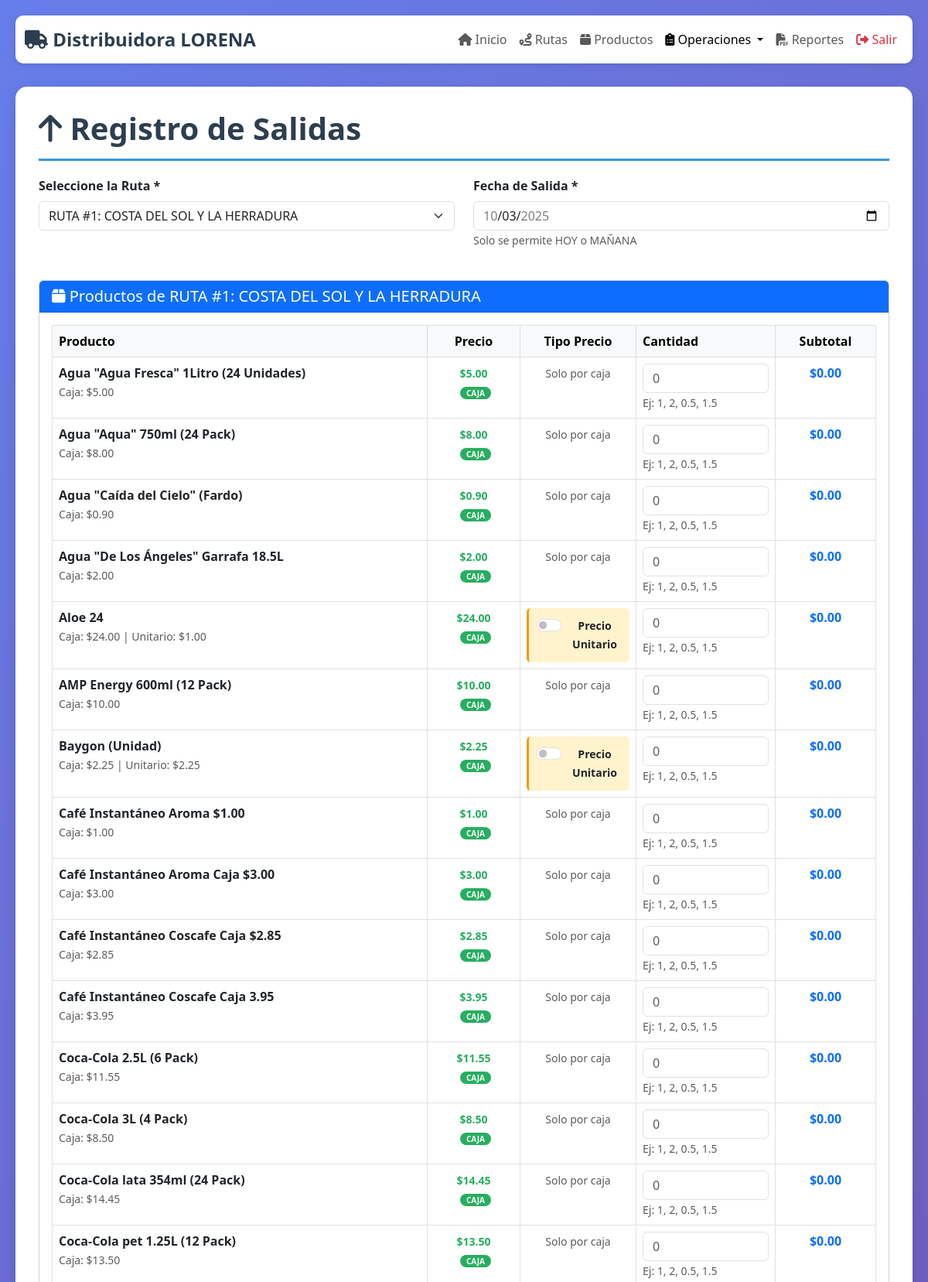
The app's page /salidas.php?ruta=1 (signed in, upper part) with its own data.
### tables this page shows
CREATE TABLE rutas (
    id INT AUTO_INCREMENT PRIMARY KEY,
    nombre VARCHAR(100) NOT NULL,
    descripcion TEXT,
    activo TINYINT(1) DEFAULT 1,
    fecha_creacion TIMESTAMP DEFAULT CURRENT_TIMESTAMP
);

CREATE TABLE productos (
    id INT AUTO_INCREMENT PRIMARY KEY,
    nombre VARCHAR(200) NOT NULL,
    precio_caja DECIMAL(10,2) NOT NULL DEFAULT 1.00,
    precio_unitario DECIMAL(10,2) NULL DEFAULT NULL,
    tipo ENUM('Big Cola', 'Varios', 'Ambos') NOT NULL,
    activo TINYINT(1) DEFAULT 1,
    fecha_creacion TIMESTAMP DEFAULT CURRENT_TIMESTAMP
);

### salidas.php (the view, shortened to what the rows shown need)
<?php
require_once 'includes/functions.php';
$conn = getConnection();
$ruta_id = isset($_GET['ruta']) ? intval($_GET['ruta']) : 0;
$fecha_seleccionada = isset($_GET['fecha']) ? $_GET['fecha'] : date('Y-m-d');
$salidas_existentes = [];
$precios_unitarios_usados = [];
$productos_ruta = [];
$nombre_ruta = '';
$puede_registrar = false;
if ($ruta_id > 0 && !empty($fecha_seleccionada)) {
    $puede_registrar = puedeRegistrarSalida($conn, $ruta_id, $fecha_seleccionada);
    $stmt = $conn->prepare("SELECT nombre FROM rutas WHERE id = ? AND activo = 1");
    $stmt->bind_param("i", $ruta_id);
    $stmt->execute();
    $result = $stmt->get_result();
    if ($row = $result->fetch_assoc()) {
        $nombre_ruta = $row['nombre'];
    }
    $productos_ruta = obtenerProductosParaRuta($conn, $ruta_id);
}
?>
<!DOCTYPE html>
<html lang="es">
<head>
    <link href="https://cdn.jsdelivr.net/npm/bootstrap@5.3.0/dist/css/bootstrap.min.css" rel="stylesheet">
    <link rel="stylesheet" href="https://cdnjs.cloudflare.com/ajax/libs/font-awesome/6.4.0/css/all.min.css">
    <link rel="stylesheet" href="assets/css/custom.css">
</head>
<body>
    <div class="dashboard-container">
        <div class="content-card">
            <h1 class="page-title">
                <i class="fas fa-arrow-up"></i> Registro de Salidas
            </h1>
            <?php if ($ruta_id > 0 && !empty($fecha_seleccionada)): ?>
                <?php if (!$puede_registrar): ?>
                    <div class="alert alert-danger text-center">
                        <i class="fas fa-ban fa-3x mb-3"></i>
                        <h5>No se puede registrar salida</h5>
                        <?php if ($fecha_seleccionada === date('Y-m-d') && rutaCompletaHoy($conn, $ruta_id, $fecha_seleccionada)): ?>
                            <p>Esta ruta ya completó <strong>todos sus registros del día</strong> (salida, recarga y retorno).</p>
                            <p>No se permiten más registros para hoy. Puede registrar salidas para mañana.</p>
                        <?php else: ?>
                            <p>Ya existe una salida registrada para esta ruta en esta fecha.</p>
                        <?php endif; ?>
                    </div>
                <?php else: ?>
                    <form method="POST" id="formSalidas">
                        <div class="card mb-4">
                            <div class="card-header bg-primary text-white">
                                <h5 class="mb-0">
                                    <i class="fas fa-box"></i> Productos de <?php echo $nombre_ruta; ?>
                                </h5>
                            </div>
                            <div class="card-body">
                                <div class="table-responsive">
                                    <table class="table table-bordered">
                                        <thead class="table-light">
                                            <tr>
                                                <th>Producto</th>
                                                <th width="120" class="text-center">Precio</th>
                                                <th width="150" class="text-center">Tipo Precio</th>
                                                <th width="180">Cantidad</th>
                                                <th width="130" class="text-center">Subtotal</th>
                                            </tr>
                                        </thead>
                                        <tbody>
                                            <?php
                                            $productos_ruta->data_seek(0);
                                            while ($producto = $productos_ruta->fetch_assoc()):
                                                $cantidad_existente = isset($salidas_existentes[$producto['id']]) ? $salidas_existentes[$producto['id']] : 0;
                                                $usa_unitario_existente = isset($precios_unitarios_usados[$producto['id']]) ? $precios_unitarios_usados[$producto['id']] : false;
                                                $tiene_precio_unitario = $producto['precio_unitario'] !== null;
                                            ?>
                                                <tr>
                                                    <td>
                                                        <strong><?php echo $producto['nombre']; ?></strong>
                                                        <br>
                                                        <small class="text-muted">
                                                            Caja: <?php echo formatearDinero($producto['precio_caja']); ?>
                                                            <?php if ($tiene_precio_unitario): ?>
                                                                | Unitario: <?php echo formatearDinero($producto['precio_unitario']); ?>
                                                            <?php endif; ?>
                                                        </small>
                                                    </td>
                                                    <td class="text-center">
                                                        <span class="precio-actual" id="precio_display_<?php echo $producto['id']; ?>"
                                                              data-precio-caja="<?php echo $producto['precio_caja']; ?>"
                                                              data-precio-unitario="<?php echo $producto['precio_unitario'] ?? 0; ?>">
                                                            <?php
                                                            $precio_mostrar = $usa_unitario_existente && $tiene_precio_unitario ? $producto['precio_unitario'] : $producto['precio_caja'];
                                                            echo formatearDinero($precio_mostrar);
                                                            ?>
                                                        </span>
                                                        <br>
                                                        <span class="badge badge-precio-tipo <?php echo $usa_unitario_existente ? 'badge-unitario' : 'badge-caja'; ?>"
                                                              id="badge_tipo_<?php echo $producto['id']; ?>">
                                                            <?php echo $usa_unitario_existente ? 'UNITARIO' : 'CAJA'; ?>
                                                        </span>
                                                    </td>
                                                    <td class="text-center">
                                                        <?php if ($tiene_precio_unitario): ?>
                                                            <div class="precio-unitario-switch <?php echo $usa_unitario_existente ? 'active' : ''; ?>"
                                                                 id="switch_container_<?php echo $producto['id']; ?>">
                                                                <div class="form-check form-switch">
                                                                    <input class="form-check-input"
                                                                           type="checkbox"
                                                                           name="usar_precio_unitario[<?php echo $producto['id']; ?>]"
                                                                           id="switch_<?php echo $producto['id']; ?>"
                                                                           data-producto-id="<?php echo $producto['id']; ?>"
                                                                           onchange="cambiarTipoPrecio(<?php echo $producto['id']; ?>)"
                                                                           <?php echo $usa_unitario_existente ? 'checked' : ''; ?>>
                                                                    <label class="form-check-label" for="switch_<?php echo $producto['id']; ?>">
                                                                        <small><strong>Precio Unitario</strong></small>
                                                                    </label>
                                                                </div>
                                                            </div>
                                                        <?php else: ?>
                                                            <small class="text-muted">Solo por caja</small>
                                                        <?php endif; ?>
                                                    </td>
                                                    <td>
                                                        <input type="number"
                                                               class="form-control cantidad-input"
                                                               name="productos[<?php echo $producto['id']; ?>]"
                                                               id="cantidad_<?php echo $producto['id']; ?>"
                                                               data-producto-id="<?php echo $producto['id']; ?>"
                                                               value="<?php echo $cantidad_existente > 0 ? $cantidad_existente : ''; ?>"
                                                               step="<?php echo $usa_unitario_existente ? '1' : '0.5'; ?>"
                                                               min="0"
                                                               placeholder="0"
                                                               onchange="validarCantidadInput(this); calcularSubtotal(<?php echo $producto['id']; ?>);"
                                                               onkeyup="calcularSubtotal(<?php echo $producto['id']; ?>);">
                                                        <small class="text-muted cantidad-hint" id="hint_<?php echo $producto['id']; ?>">
                                                            <?php echo $usa_unitario_existente ? 'Solo enteros: 1, 2, 3...' : 'Ej: 1, 2, 0.5, 1.5'; ?>
                                                        </small>
                                                    </td>
                                                    <td class="text-center">
                                                        <span class="subtotal fw-bold text-primary" id="subtotal_<?php echo $producto['id']; ?>">
                                                            <?php
                                                            $precio_calc = $usa_unitario_existente && $tiene_precio_unitario ? $producto['precio_unitario'] : $producto['precio_caja'];
                                                            echo formatearDinero($cantidad_existente * $precio_calc);
                                                            ?>
                                                        </span>
                                                    </td>
                                                </tr>
                                            <?php endwhile; ?>
                                        </tbody>
                                    </table>
                                </div>
                            </div>
                        </div>
                    </form>
                <?php endif; ?>
            <?php endif; ?>
        </div>
    </div>
</body>
</html>

### records on screen
rutas: nombre "RUTA #1: COSTA DEL SOL Y LA HERRADURA"
productos: nombre "Agua \"Agua Fresca\" 1Litro (24 Unidades)", precio_caja "$5.00", formatearDinero($precio_mostrar) "$5.00", shows "CAJA", shows "Solo por caja", shows "Ej: 1, 2, 0.5, 1.5", formatearDinero($cantidad_existente * $precio_calc) "$0.00"
productos: nombre "Agua \"Aqua\" 750ml (24 Pack)", precio_caja "$8.00", formatearDinero($precio_mostrar) "$8.00", shows "CAJA", shows "Solo por caja", shows "Ej: 1, 2, 0.5, 1.5", formatearDinero($cantidad_existente * $precio_calc) "$0.00"
productos: nombre "Agua \"Caída del Cielo\" (Fardo)", precio_caja "$0.90", formatearDinero($precio_mostrar) "$0.90", shows "CAJA", shows "Solo por caja", shows "Ej: 1, 2, 0.5, 1.5", formatearDinero($cantidad_existente * $precio_calc) "$0.00"
productos: nombre "Agua \"De Los Ángeles\" Garrafa 18.5L", precio_caja "$2.00", formatearDinero($precio_mostrar) "$2.00", shows "CAJA", shows "Solo por caja", shows "Ej: 1, 2, 0.5, 1.5", formatearDinero($cantidad_existente * $precio_calc) "$0.00"
productos: nombre "Aloe 24", precio_caja "$24.00", precio_unitario "$1.00", formatearDinero($precio_mostrar) "$24.00", shows "CAJA", shows "Ej: 1, 2, 0.5, 1.5", formatearDinero($cantidad_existente * $precio_calc) "$0.00"
productos: nombre "AMP Energy 600ml (12 Pack)", precio_caja "$10.00", formatearDinero($precio_mostrar) "$10.00", shows "CAJA", shows "Solo por caja", shows "Ej: 1, 2, 0.5, 1.5", formatearDinero($cantidad_existente * $precio_calc) "$0.00"
productos: nombre "Baygon (Unidad)", precio_caja "$2.25", precio_unitario "$2.25", formatearDinero($precio_mostrar) "$2.25", shows "CAJA", shows "Ej: 1, 2, 0.5, 1.5", formatearDinero($cantidad_existente * $precio_calc) "$0.00"
productos: nombre "Café Instantáneo Aroma $1.00", precio_caja "$1.00", formatearDinero($precio_mostrar) "$1.00", shows "CAJA", shows "Solo por caja", shows "Ej: 1, 2, 0.5, 1.5", formatearDinero($cantidad_existente * $precio_calc) "$0.00"
productos: nombre "Café Instantáneo Aroma Caja $3.00", precio_caja "$3.00", formatearDinero($precio_mostrar) "$3.00", shows "CAJA", shows "Solo por caja", shows "Ej: 1, 2, 0.5, 1.5", formatearDinero($cantidad_existente * $precio_calc) "$0.00"
productos: nombre "Café Instantáneo Coscafe Caja $2.85", precio_caja "$2.85", formatearDinero($precio_mostrar) "$2.85", shows "CAJA", shows "Solo por caja", shows "Ej: 1, 2, 0.5, 1.5", formatearDinero($cantidad_existente * $precio_calc) "$0.00"
productos: nombre "Café Instantáneo Coscafe Caja 3.95", precio_caja "$3.95", formatearDinero($precio_mostrar) "$3.95", shows "CAJA", shows "Solo por caja", shows "Ej: 1, 2, 0.5, 1.5", formatearDinero($cantidad_existente * $precio_calc) "$0.00"
productos: nombre "Coca-Cola 2.5L (6 Pack)", precio_caja "$11.55", formatearDinero($precio_mostrar) "$11.55", shows "CAJA", shows "Solo por caja", shows "Ej: 1, 2, 0.5, 1.5", formatearDinero($cantidad_existente * $precio_calc) "$0.00"
productos: nombre "Coca-Cola 3L (4 Pack)", precio_caja "$8.50", formatearDinero($precio_mostrar) "$8.50", shows "CAJA", shows "Solo por caja", shows "Ej: 1, 2, 0.5, 1.5", formatearDinero($cantidad_existente * $precio_calc) "$0.00"
productos: nombre "Coca-Cola lata 354ml (24 Pack)", precio_caja "$14.45", formatearDinero($precio_mostrar) "$14.45", shows "CAJA", shows "Solo por caja", shows "Ej: 1, 2, 0.5, 1.5", formatearDinero($cantidad_existente * $precio_calc) "$0.00"
productos: nombre "Coca-Cola pet 1.25L (12 Pack)", precio_caja "$13.50", formatearDinero($precio_mostrar) "$13.50", shows "CAJA", shows "Solo por caja", shows "Ej: 1, 2, 0.5, 1.5", formatearDinero($cantidad_existente * $precio_calc) "$0.00"

### other values on screen
form field value "RUTA #1: COSTA DEL SOL Y LA HERRADURA"
